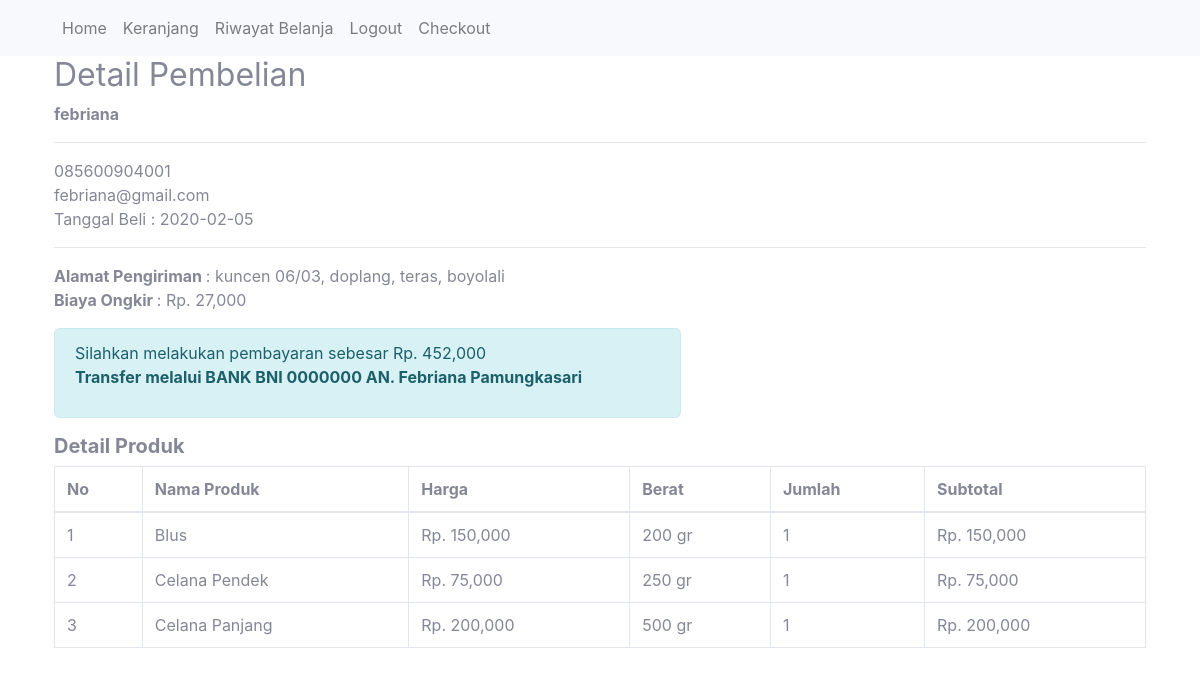
The page /nota.php?id=11 (signed in) on the database its author committed.
### tables this page shows
CREATE TABLE `pembelian` (
  `id_pembelian` int(11) NOT NULL,
  `id_pelanggan` int(11) NOT NULL,
  `id_ongkir` int(11) NOT NULL,
  `tanggal_pembelian` date NOT NULL,
  `total_pembelian` int(11) NOT NULL,
  `kota` varchar(100) NOT NULL,
  `tarif` int(11) NOT NULL,
  `alamat` text NOT NULL,
  `status_pembelian` varchar(100) NOT NULL DEFAULT 'pending',
  `resi_pengiriman` varchar(50) NOT NULL
);

CREATE TABLE `pelanggan` (
  `id_pelanggan` int(11) NOT NULL,
  `email_pelanggan` varchar(100) NOT NULL,
  `password_pelanggan` varchar(50) NOT NULL,
  `nama_pelanggan` varchar(100) NOT NULL,
  `telepon` varchar(25) NOT NULL,
  `alamat_pelanggan` text NOT NULL
);

CREATE TABLE `pembelian_produk` (
  `id_pembelian_produk` int(11) NOT NULL,
  `id_pembelian` int(11) NOT NULL,
  `id_produk` int(11) NOT NULL,
  `jumlah` int(11) NOT NULL,
  `nama` varchar(100) NOT NULL,
  `harga` int(11) NOT NULL,
  `berat` int(11) NOT NULL,
  `subberat` int(11) NOT NULL,
  `subharga` int(11) NOT NULL
);

### nota.php (the view, shortened to what this page needs)
<?php
include 'koneksi.php';
include 'menu.php';
?>
<!DOCTYPE html>
<html lang="en">
<head>
    <link rel="stylesheet" href="Admin/css/sb-admin-2.css">
</head>
<body>
<section class="konten">
    <div class="container">
    <h2> Detail Pembelian </h2>
<?php
$ambil = $koneksi->query("SELECT * FROM pembelian JOIN pelanggan
ON pembelian.id_pelanggan = pelanggan.id_pelanggan
WHERE pembelian.id_pembelian = '$_GET[id]'");
$detail = $ambil->fetch_assoc();
?>
<strong> <?php echo $detail['nama_pelanggan']; ?> </strong> <hr>
<p>
    <?php echo $detail['telepon']; ?> <br>
    <?php echo $detail['email_pelanggan']; ?> <br>
    Tanggal Beli : <?php echo $detail['tanggal_pembelian']; ?> <br> <hr>
    <strong>Alamat Pengiriman </strong>: <?php echo $detail['alamat']; ?> <br>
    <strong>Biaya Ongkir </strong>:  Rp. <?php echo number_format($detail['tarif']); ?> <br>
</p>
<div class="row">
    <div class="col-md-7">
        <div class="alert alert-info">
            <p>
                Silahkan melakukan pembayaran sebesar Rp. <?php echo number_format($detail['total_pembelian']);?>
                <br><strong>Transfer melalui BANK BNI 0000000 AN. Febriana Pamungkasari</strong>
            </p>
        </div>
    </div>
</div>
<h5><strong> Detail Produk </strong></h5>
<table class="table table-bordered">
    <thead>
        <tr>
            <th> No </th>
            <th> Nama Produk </th>
            <th> Harga </th>
            <th> Berat </th>
            <th> Jumlah </th>
            <th> Subtotal </th>
        </tr>
    </thead>
    <tbody>
        <?php $no=1; ?>
        <?php $ambil = $koneksi->query("SELECT * FROM pembelian_produk WHERE id_pembelian='$_GET[id]'"); ?>
        <?php while($detail = $ambil->fetch_assoc()) {?>
        <tr>
            <td><?php echo $no; ?> </td>
            <td><?php echo $detail['nama']; ?></td>
            <td>Rp. <?php echo number_format($detail['harga']); ?></td>
            <td><?php echo $detail['berat']; ?> gr</td>
            <td><?php echo $detail['jumlah']; ?></td>
            <td>Rp. <?php echo number_format($detail['subharga']); ?></td>
        </tr>
        <?php $no++ ?>
        <?php } ?>
    </tbody>
</table>
    </div>
</section>
</body>
</html>

### rows shown on the page
pembelian: id_pelanggan.nama_pelanggan "febriana", id_pelanggan.telepon "085600904001", id_pelanggan.email_pelanggan "febriana@gmail.com", tanggal_pembelian "2020-02-05", alamat "kuncen 06/03, doplang, teras, boyolali", tarif "27,000", total_pembelian "452,000"
pembelian_produk: nama "Blus", harga "150,000", berat "200", jumlah "1", subharga "150,000"
pembelian_produk: nama "Celana Pendek", harga "75,000", berat "250", jumlah "1", subharga "75,000"
pembelian_produk: nama "Celana Panjang", harga "200,000", berat "500", jumlah "1", subharga "200,000"
